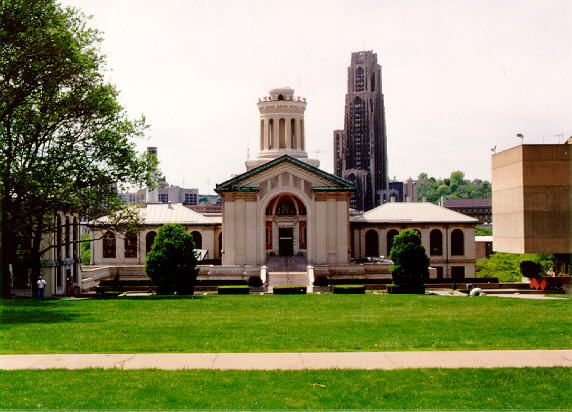
//> input picture images/image1.jpg, 572 x 412 px
$ ./main ../images/image1.jpg   (built with g++ and OpenCV 4)
//> lines starting //> are read from the running program, lines starting //| are printed output that depends on the picture
/*
 *
 * 15462 - Assignment 5 - Image Processing Basis
 *
 * Hao Wang
 * Andrew ID: haow2
 *
 *
 * This assignment includes basic image processing algorithms.
 * The assignment needs opencv library to read images, I wrote algorithms without using libraries.
 *
 * Also compared the performance among algorithms with similar functions in the same image.
 *
 *
 * Procedures to run the project:
 * 1) mkdir build && cd build
 * 2) cmake ..
 * 3) make
 * 4) ./asst5_imageprocessing ../images/image1.jpg
 *
 * After successfully run the image, just press any key to go to next scene.
 *
 *
 * Main Tasks:
 *
 * Task 1: RGB to Grey
 * Task 2: Filter - Median Filter
 * Task 3: Filter - Mean Filter
 * Task 4: Blur - Box Blur
 * Task 5: Blur - Gaussian Blur
 * Task 6: Edge Detection - Sobel
 * Task 7: Edge Detection - Prewitt
 * Task 8: Edge Detection - Laplacian
 * Task 9: Image Enhancement - Histrogram Equalization
 *
 *
 * PS: It seems that it has some problem to read .png files, but it works on JPG, jpg, bmp etc.
 *
 */


// Header
#include <stdio.h>
#include <opencv2/opencv.hpp>
#include <iostream>
#include <math.h>


// Only use the library to read and write the image
// All implementation are finished by C++ manually


// Name space
using namespace cv;
using namespace std;

#define blurOptionsNum 6


// Task 1: RGB to Grey
// Use this function to chagne RGB image to grey image
void rgb_to_grey(Mat& image, int height, int width, int channel) {
    for (int i = 0; i < height; i++) {
        for (int j = 0; j < width; j++) {
            for (int k = 0; k < channel; k++) {
                float grey = 0.f;

                grey  = 0.299 * image.at<cv::Vec3b>(i,j)[0];
                grey += 0.587 * image.at<cv::Vec3b>(i,j)[1];
                grey += 0.114 * image.at<cv::Vec3b>(i,j)[2];

                image.at<cv::Vec3b>(i,j)[0] = grey;
                image.at<cv::Vec3b>(i,j)[1] = grey;
                image.at<cv::Vec3b>(i,j)[2] = grey;
            }
        }
    }
}


// Use this function to display an image
void show_image(Mat& image, String string) {
    // Create a window
    namedWindow(string, WINDOW_AUTOSIZE );
    // Display the original image in the window
    imshow(string, image);
    // Wait for keys to be presses
    waitKey(0);
    // Destroy the window
    destroyWindow(string);
}


// Helper function in task 2
// Get the median element from the given array
int get_median(int a[]) {
    // Sort the array
    int temp;
    bool flag = false;
    for (int i = 0;i < 9; i++) {
        flag = true;
        for (int j = 0; j < 8-i; j++) {
            if(a[j] > a[j+1]) {
                temp = a[j];
                a[j] = a[j+1];
                a[j+1] = temp;
                flag = false;
            }
        }
        if(flag)
            break;
    }
    // return the median element
    return a[4];
}


// Task 2: Filter - Median Filter
void median_filter(Mat& image, int height, int width, int channel, bool showImage) {

    Mat image_median = image.clone();
    for (int i = 1; i < height-1; i++) {
        for (int j = 1; j < width-1; j++) {
            for (int k = 0; k < channel; k++) {
                int temp[9];
                temp[0] = image.at<cv::Vec3b>(i-1,j-1)[k];
                temp[1] = image.at<cv::Vec3b>(i-1,j)[k];
                temp[2] = image.at<cv::Vec3b>(i-1,j+1)[k];

                temp[3] = image.at<cv::Vec3b>(i,j-1)[k];
                temp[4] = image.at<cv::Vec3b>(i,j)[k];
                temp[5] = image.at<cv::Vec3b>(i,j+1)[k];

                temp[6] = image.at<cv::Vec3b>(i+1,j-1)[k];
                temp[7] = image.at<cv::Vec3b>(i+1,j)[k];
                temp[8] = image.at<cv::Vec3b>(i+1,j+1)[k];

                image_median.at<cv::Vec3b>(i,j)[k] = get_median(temp);
            }
        }
    }
    if (showImage) {
        // Show Image
        show_image(image_median, "Median Filter");
    } else {
        image = image_median;
    }
}


// Task 3: Filter - Mean Filter
void mean_filter(Mat& image, int height, int width, int channel, bool showImage) {

    Mat image_mean = image.clone();
    for (int i = 1; i < height-1; i++) {
        for (int j = 1; j < width-1; j++) {
            for (int k = 0; k < channel; k++) {
                float temp = 0.f;
                temp += image.at<cv::Vec3b>(i-1,j-1)[k];
                temp += image.at<cv::Vec3b>(i-1,j)[k];
                temp += image.at<cv::Vec3b>(i-1,j+1)[k];

                temp += image.at<cv::Vec3b>(i,j-1)[k];
                temp += image.at<cv::Vec3b>(i,j)[k];
                temp += image.at<cv::Vec3b>(i,j+1)[k];

                temp += image.at<cv::Vec3b>(i+1,j-1)[k];
                temp += image.at<cv::Vec3b>(i+1,j)[k];
                temp += image.at<cv::Vec3b>(i+1,j+1)[k];

                image_mean.at<cv::Vec3b>(i,j)[k] = (int)(temp / 9 + 0.5);
            }
        }
    }
    if (showImage) {
        // Show Image
        show_image(image_mean, "Mean Filter");
    } else {
        image = image_mean;
    }
}


// Task 4-1: Blur - Box Blur (5 * 5)
// [130 lines left out: functions box_blur_general, box_blur_vertical, not called in this run]


// Task 4-3: Blur - Horizontal Box Blur (3 * 15)
void box_blur_horizontal(Mat& image, int height, int width, int channel, bool showImage) {

    Mat image_box_blur_h = image.clone();
    for (int i = 1; i < height-1; i++) {
        for (int j = 7; j < width-7; j++) {
            for (int k = 0; k < channel; k++) {
                float temp = 0.f;
                temp += image.at<cv::Vec3b>(i-1,j-7)[k];
                temp += image.at<cv::Vec3b>(i-1,j-6)[k];
                temp += image.at<cv::Vec3b>(i-1,j-5)[k];
                temp += image.at<cv::Vec3b>(i-1,j-4)[k];
                temp += image.at<cv::Vec3b>(i-1,j-3)[k];
                temp += image.at<cv::Vec3b>(i-1,j-2)[k];
                temp += image.at<cv::Vec3b>(i-1,j-1)[k];
                temp += image.at<cv::Vec3b>(i-1,j)[k];
                temp += image.at<cv::Vec3b>(i-1,j+1)[k];
                temp += image.at<cv::Vec3b>(i-1,j+2)[k];
                temp += image.at<cv::Vec3b>(i-1,j+3)[k];
                temp += image.at<cv::Vec3b>(i-1,j+4)[k];
                temp += image.at<cv::Vec3b>(i-1,j+5)[k];
                temp += image.at<cv::Vec3b>(i-1,j+6)[k];
                temp += image.at<cv::Vec3b>(i-1,j+7)[k];

                temp += image.at<cv::Vec3b>(i,j-7)[k];
                temp += image.at<cv::Vec3b>(i,j-6)[k];
                temp += image.at<cv::Vec3b>(i,j-5)[k];
                temp += image.at<cv::Vec3b>(i,j-4)[k];
                temp += image.at<cv::Vec3b>(i,j-3)[k];
                temp += image.at<cv::Vec3b>(i,j-2)[k];
                temp += image.at<cv::Vec3b>(i,j-1)[k];
                temp += image.at<cv::Vec3b>(i,j)[k];
                temp += image.at<cv::Vec3b>(i,j+1)[k];
                temp += image.at<cv::Vec3b>(i,j+2)[k];
                temp += image.at<cv::Vec3b>(i,j+3)[k];
                temp += image.at<cv::Vec3b>(i,j+4)[k];
                temp += image.at<cv::Vec3b>(i,j+5)[k];
                temp += image.at<cv::Vec3b>(i,j+6)[k];
                temp += image.at<cv::Vec3b>(i,j+7)[k];

                temp += image.at<cv::Vec3b>(i+1,j-7)[k];
                temp += image.at<cv::Vec3b>(i+1,j-6)[k];
                temp += image.at<cv::Vec3b>(i+1,j-5)[k];
                temp += image.at<cv::Vec3b>(i+1,j-4)[k];
                temp += image.at<cv::Vec3b>(i+1,j-3)[k];
                temp += image.at<cv::Vec3b>(i+1,j-2)[k];
                temp += image.at<cv::Vec3b>(i+1,j-1)[k];
                temp += image.at<cv::Vec3b>(i+1,j)[k];
                temp += image.at<cv::Vec3b>(i+1,j+1)[k];
                temp += image.at<cv::Vec3b>(i+1,j+2)[k];
                temp += image.at<cv::Vec3b>(i+1,j+3)[k];
                temp += image.at<cv::Vec3b>(i+1,j+4)[k];
                temp += image.at<cv::Vec3b>(i+1,j+5)[k];
                temp += image.at<cv::Vec3b>(i+1,j+6)[k];
                temp += image.at<cv::Vec3b>(i+1,j+7)[k];

                image_box_blur_h.at<cv::Vec3b>(i,j)[k] = (int)(temp / 45 + 0.5);
            }
        }
    }
    if (showImage) {
        // Show Image
        show_image(image_box_blur_h, "Horizontal Box Blur 3 * 15");
    } else {
        image = image_box_blur_h;
    }
}


// Task 5: Blur - Gaussian Blur
// [353 lines left out: functions gaussian_blur, sobel_edge_detection, prewitt_edge_detection, laplacian_edge_detection_1, laplacian_edge_detection_2, not called in this run]


// Task 9: Image Enhancement - Histrogram Equalization
void histo_equal(Mat& image, int height, int width, int channel, bool showImage, bool toGrey) {

    Mat image_histo = image.clone();

    float r[256], g[256], b[256];
    float rr[256], gg[256], bb[256];
    int size = width * height;

    // Array Initialization
    for (int i = 0; i < 256; i++) {
        r[i] = 0.f;
        g[i] = 0.f;
        b[i] = 0.f;
    }

    // Compute the distribution of colors
    for (int i = 0; i < height; i++) {
        for (int j = 0; j < width; j++) {
            r[image.at<cv::Vec3b>(i,j)[0]]++;
            g[image.at<cv::Vec3b>(i,j)[1]]++;
            b[image.at<cv::Vec3b>(i,j)[2]]++;
        }
    }

    // Change number to possibility
    for (int i = 0; i < 256; i++) {
        r[i] /= size;
        g[i] /= size;
        b[i] /= size;
    }

    // Compute Cumulative Possibility
    rr[0] = r[0];
    gg[0] = g[0];
    bb[0] = b[0];
    for (int i = 1; i < 256; i++) {
        rr[i] = rr[i-1] + r[i];
        gg[i] = gg[i-1] + g[i];
        bb[i] = bb[i-1] + b[i];
    }
    for (int i = 0; i < 256; i++) {
        rr[i] = (int) (255 * rr[i] + 0.5);
        gg[i] = (int) (255 * gg[i] + 0.5);
        bb[i] = (int) (255 * bb[i] + 0.5);
    }

    // Convert
    for (int i = 0; i < height; i++) {
        for (int j = 0; j < width; j++) {
            image_histo.at<cv::Vec3b>(i,j)[0] = rr[image.at<cv::Vec3b>(i,j)[0]];
            image_histo.at<cv::Vec3b>(i,j)[1] = gg[image.at<cv::Vec3b>(i,j)[1]];
            image_histo.at<cv::Vec3b>(i,j)[2] = bb[image.at<cv::Vec3b>(i,j)[2]];
        }
    }

    // Different options
    if (toGrey) {
        // RGB To Grey
        rgb_to_grey(image_histo, height, width, channel);

        if (showImage) {
            // Show Image
            show_image(image_histo, "Histrogram Equalization in Grey");
        } else {
            image = image_histo;
        }
    } else {
        // RGB
        if (showImage) {
            // Show Image
            show_image(image_histo, "Histrogram Equalization in RGB");
        } else {
            image = image_histo;
        }
    }
}


int main(int argc, char** argv ) {
    // Illegal Input
    if ( argc != 2 ) {
        printf("usage: DisplayImage.out <Image_Path>\n");
        return -1;
    }

    // Get the image
    Mat image;
    image = imread( argv[1], 1 );
//> image is the input picture: 412 rows x 572 cols, CV_8UC3; mean B, G, R 106.6, 143.8, 142.4

    // If no image data
    if ( !image.data ) {
        printf("No image data \n");
        return -1;
    }

    int height = image.rows;
    int width  = image.cols;
    int channel = image.channels();
    cout << "height: " << height << endl;
//| height: 412
    cout << "width: " << width << endl;
//| width: 572

    // uchar* data = image.ptr<uchar>(0);

    // Show the original image first
    show_image(image, "Original Image");

    // Show the result of histrogram equalization with GRB
    histo_equal(image, height, width, channel, true, false);
//> after the loop in histo_equal, `for (int i = 0; i < height; i++)`: r = 256 values, max 29649 at index 0, min 15 at index 254, mean 920.6; g = 256 values, max 7668 at index 244, min 170 at index 181, mean 920.6; b = 256 values, max 15084 at index 255, min 95 at index 194, mean 920.6
//> after the loop in histo_equal, `for (int i = 0; i < 256; i++)`: r = 256 values, max 0.126 at index 0, min 6.36e-05 at index 254, mean 0.00391; g = 256 values, max 0.0325 at index 244, min 0.000721 at index 181, mean 0.00391; b = 256 values, max 0.064 at index 255, min 0.000403 at index 194, mean 0.00391
//> in histo_equal, `rr[0] = r[0];`: rr = 256 values, max 0.126 at index 0, min 0 at index 1, mean 0.000491
//> in histo_equal, `gg[0] = g[0];`: gg = 256 values, max 0.0243 at index 0, min 0 at index 1, mean 9.48e-05
//> in histo_equal, `bb[0] = b[0];`: bb = 256 values, max 0.00661 at index 0, min 0 at index 1, mean 2.58e-05
//> after the loop in histo_equal, `for (int i = 1; i < 256; i++)`: rr = 256 values from 0.126 to 1; gg = 256 values from 0.0243 to 1; bb = 256 values from 0.00661 to 1
//> after the loop in histo_equal, `for (int i = 0; i < 256; i++)`: rr = 256 values from 32 to 255; gg = 256 values from 6 to 255; bb = 256 values from 2 to 255
//> after the loop in histo_equal, `for (int i = 0; i < height; i++)`:
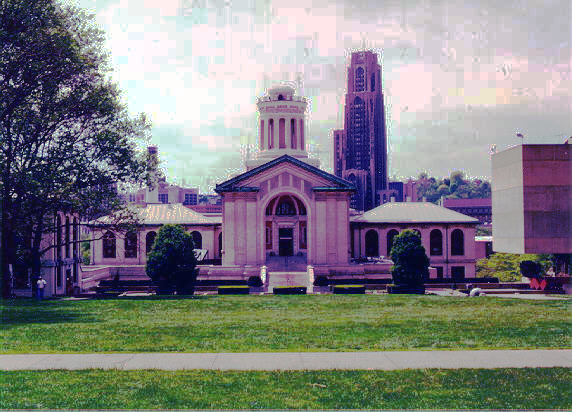
//> image_histo: 412 rows x 572 cols, CV_8UC3; mean B, G, R 130.8, 128.6, 129.3

    // RGB to Grey
    Mat image_grey = image.clone();
    rgb_to_grey(image_grey, height, width, channel);
//> after the loop in rgb_to_grey, `for (int i = 0; i < height; i++)`:
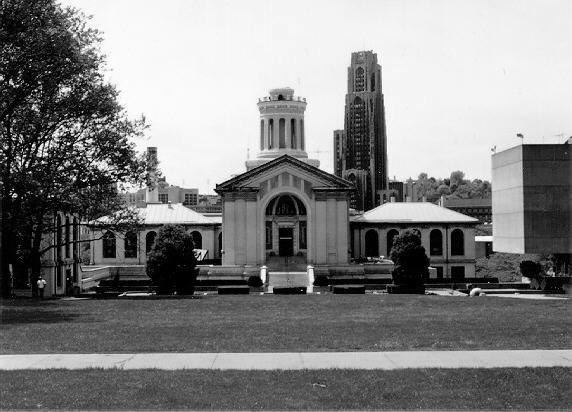
//> image: 412 rows x 572 cols, CV_8UC3; min 0, max 254, mean 132
    show_image(image_grey, "RGB to Grey");

    // Show the result of histrogram equalization with grey
    histo_equal(image, height, width, channel, true, true);
//> call 2 of rgb_to_grey, with height = 412, width = 572, channel = 3
//> after the loop in rgb_to_grey (call 2), `for (int i = 0; i < height; i++)`:
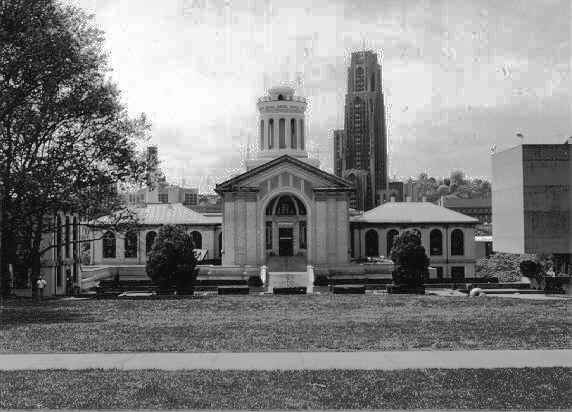
//> image: 412 rows x 572 cols, CV_8UC3; min 13, max 255, mean 128.8

    // Filter
    median_filter(image, height, width, channel, true);
//> after the loop in median_filter, `for (int i = 1; i < height-1; i++)`:
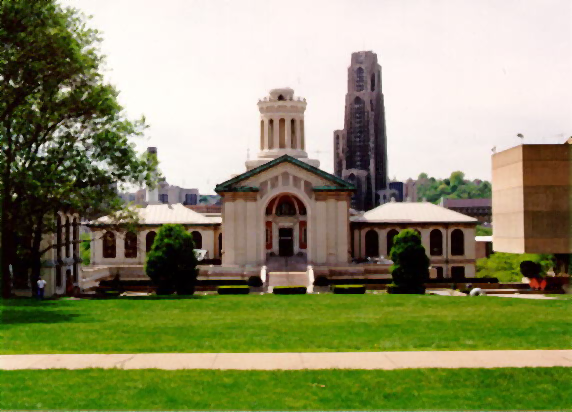
//> image_median: 412 rows x 572 cols, CV_8UC3; mean B, G, R 105.5, 143.3, 141.9
    mean_filter(image, height, width, channel, true);

    // Blur
    box_blur_horizontal(image, height, width, channel, true);
//> after the loop in box_blur_horizontal, `for (int i = 1; i < height-1; i++)`:
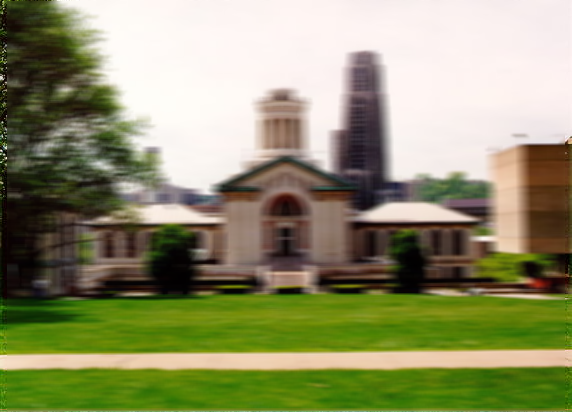
//> image_box_blur_h: 412 rows x 572 cols, CV_8UC3; mean B, G, R 106.6, 143.9, 142.5
    box_blur_vertical(image, height, width, channel, true);
    box_blur_general(image, height, width, channel, true);
    gaussian_blur(image, height, width, channel, true);

    // Edge Detection
    for (int blurOption = 0; blurOption <= blurOptionsNum; blurOption++)
        sobel_edge_detection(image, height, width, channel, blurOption);

    for (int blurOption = 0; blurOption <= blurOptionsNum; blurOption++)
        prewitt_edge_detection(image, height, width, channel, blurOption);

    for (int blurOption = 0; blurOption <= blurOptionsNum; blurOption++)
        laplacian_edge_detection_1(image, height, width, channel, blurOption);

    for (int blurOption = 0; blurOption <= blurOptionsNum; blurOption++)
        laplacian_edge_detection_2(image, height, width, channel, blurOption);

    // Show the original image last
    show_image(image, "Original Image");

    return 1;
}

$ run again, on images/image11.jpg
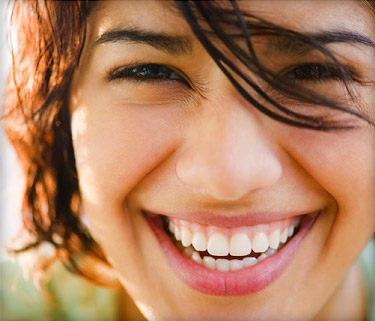
//> input picture images/image11.jpg, 375 x 321 px
//> image is the input picture: 321 rows x 375 cols, CV_8UC3; mean B, G, R 98.7, 130.3, 178.4
//| height: 321
//| width: 375
//> after the loop in histo_equal, `for (int i = 0; i < height; i++)`: r = 256 values, max 1128 at index 135, min 8 at index 250, mean 470.2; g = 256 values, max 1246 at index 163, min 1 at index 7, mean 470.2; b = 256 values, max 1992 at index 214, min 0 at index 6, mean 470.2
//> after the loop in histo_equal, `for (int i = 0; i < 256; i++)`: r = 256 values, max 0.00937 at index 135, min 6.65e-05 at index 250, mean 0.00391; g = 256 values, max 0.0104 at index 163, min 8.31e-06 at index 7, mean 0.00391; b = 256 values, max 0.0165 at index 214, min 0 at index 6, mean 0.00391
//> in histo_equal, `rr[0] = r[0];`: rr = 256 values, max 0.00352 at index 0, min 0 at index 1, mean 1.38e-05
//> in histo_equal, `gg[0] = g[0];`: gg = 256 values, max 0.000249 at index 0, min 0 at index 1, mean 9.74e-07
//> in histo_equal, `bb[0] = b[0];`: bb = 256 values, max 1.66e-05 at index 0, min 0 at index 1, mean 6.49e-08
//> after the loop in histo_equal, `for (int i = 1; i < 256; i++)`: rr = 256 values from 0.00352 to 1; gg = 256 values from 0.000249 to 1; bb = 256 values from 1.66e-05 to 1
//> after the loop in histo_equal, `for (int i = 0; i < 256; i++)`: rr = 256 values from 1 to 255; gg = 256 values from 0 to 255
//> after the loop in rgb_to_grey, `for (int i = 0; i < height; i++)`:
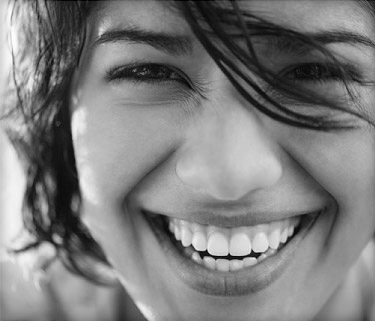
//> image: 321 rows x 375 cols, CV_8UC3; min 0, max 255, mean 125.8
//> after the loop in box_blur_horizontal, `for (int i = 1; i < height-1; i++)`:
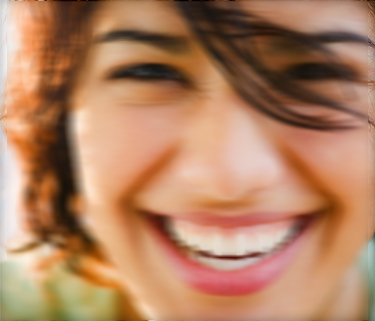
//> image_box_blur_h: 321 rows x 375 cols, CV_8UC3; mean B, G, R 98.7, 130.2, 178.3

$ run again, on images/image12.jpg
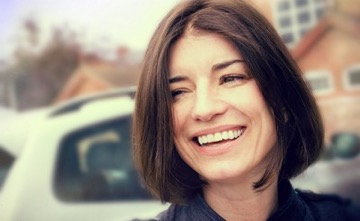
//> input picture images/image12.jpg, 360 x 221 px
//> image is the input picture: 221 rows x 360 cols, CV_8UC3; mean B, G, R 124.5, 135, 149.4
//| height: 221
//| width: 360
//> after the loop in histo_equal, `for (int i = 0; i < height; i++)`: r = 256 values, max 576 at index 121, min 0 at index 2, mean 310.8; g = 256 values, max 1008 at index 248, min 18 at index 255, mean 310.8; b = 256 values, max 958 at index 237, min 0 at index 254, mean 310.8
//> after the loop in histo_equal, `for (int i = 0; i < 256; i++)`: r = 256 values, max 0.00724 at index 121, min 0 at index 2, mean 0.00391; g = 256 values, max 0.0127 at index 248, min 0.000226 at index 255, mean 0.00391; b = 256 values, max 0.012 at index 237, min 0 at index 254, mean 0.00391
//> in histo_equal, `rr[0] = r[0];`: rr = 256 values, max 1.26e-05 at index 0, min 0 at index 1, mean 4.91e-08
//> in histo_equal, `gg[0] = g[0];`: gg = 256 values, max 0.00285 at index 0, min 0 at index 1, mean 1.11e-05
//> in histo_equal, `bb[0] = b[0];`: bb = 256 values, max 0.000742 at index 0, min 0 at index 1, mean 2.9e-06
//> after the loop in histo_equal, `for (int i = 1; i < 256; i++)`: rr = 256 values from 1.26e-05 to 1; gg = 256 values from 0.00285 to 1; bb = 256 values from 0.000742 to 1
//> after the loop in histo_equal, `for (int i = 0; i < 256; i++)`: rr = 256 values from 0 to 255; gg = 256 values from 1 to 255; bb = 256 values from 0 to 255
//> after the loop in rgb_to_grey, `for (int i = 0; i < height; i++)`:
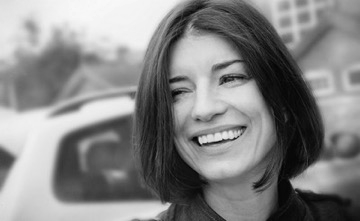
//> image: 221 rows x 360 cols, CV_8UC3; min 3, max 249, mean 133
//> after the loop in box_blur_horizontal, `for (int i = 1; i < height-1; i++)`:
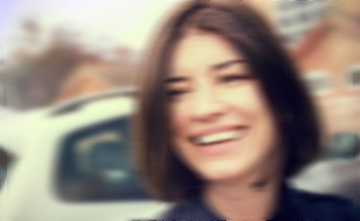
//> image_box_blur_h: 221 rows x 360 cols, CV_8UC3; mean B, G, R 124.4, 135, 149.3
